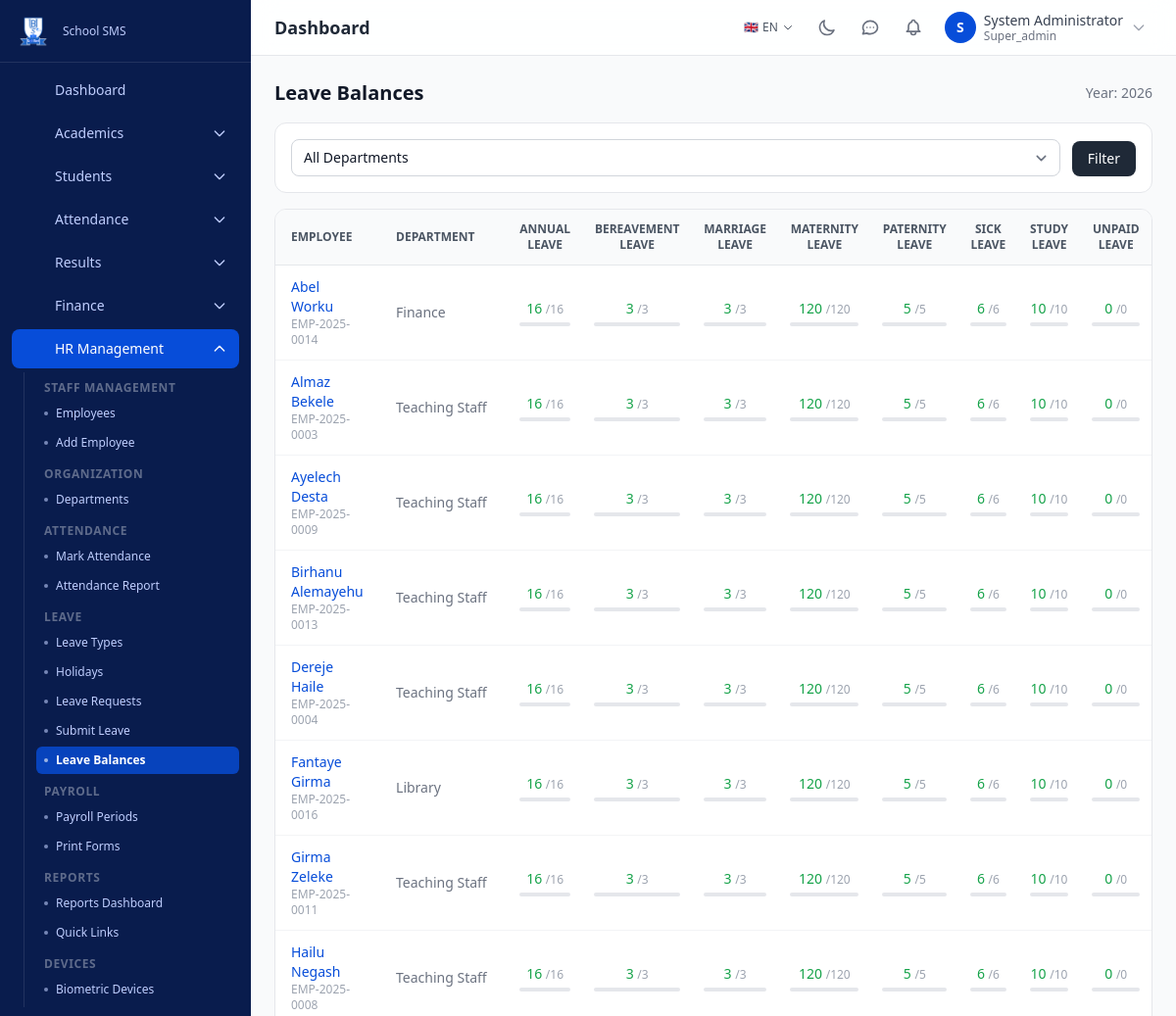
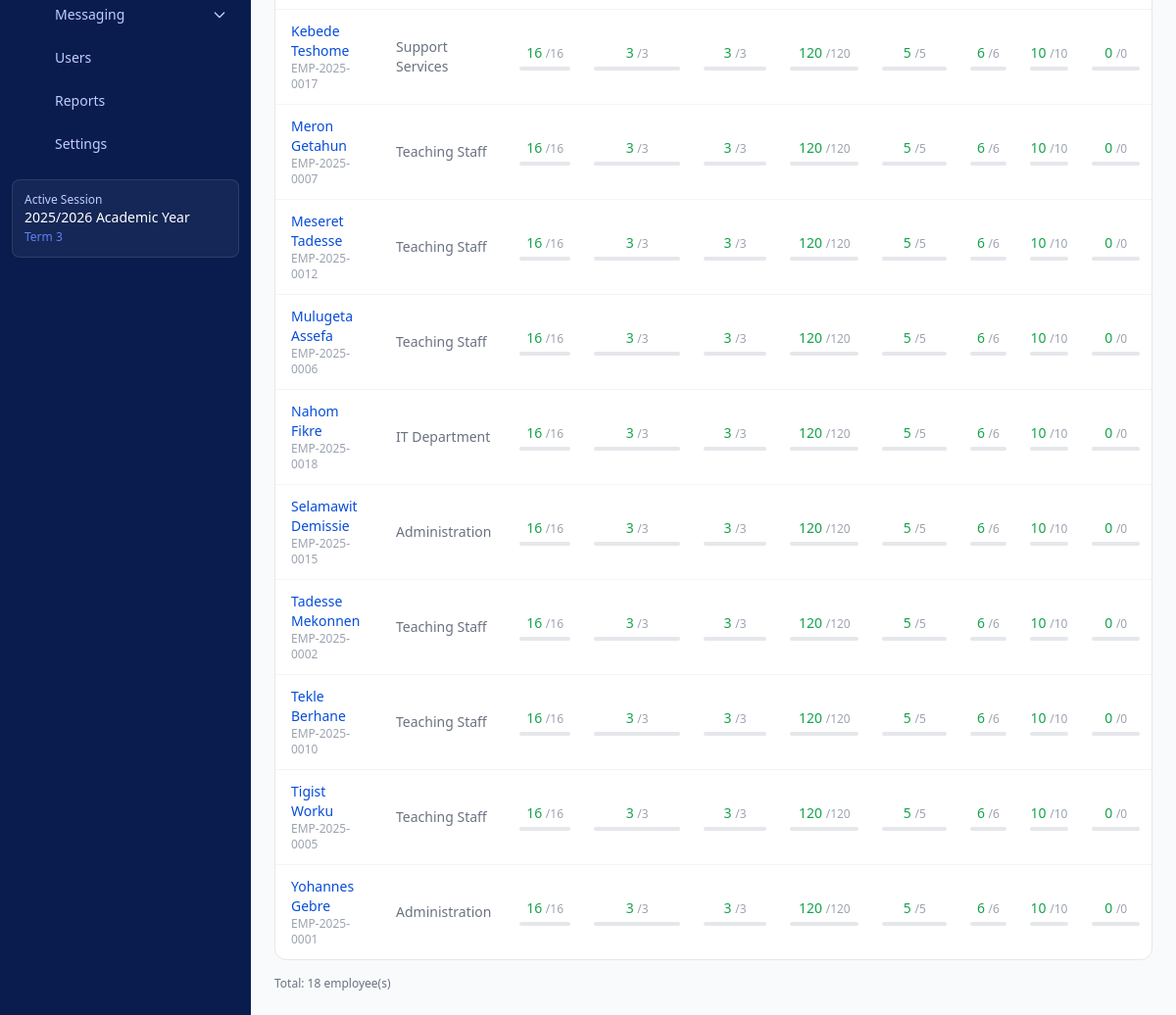
/hr/leave-balances (signed in), run on the app's committed database (2 pictures, top to bottom).
### tables this page shows
CREATE TABLE `academic_sessions` (
    `id` BIGINT UNSIGNED NOT NULL AUTO_INCREMENT,
    `name` VARCHAR(100) NOT NULL,
    `slug` VARCHAR(100) NOT NULL,
    `start_date` DATE NOT NULL,
    `end_date` DATE NOT NULL,
    `is_active` TINYINT(1) NOT NULL DEFAULT 0,
    `created_at` DATETIME NOT NULL DEFAULT CURRENT_TIMESTAMP,
    `updated_at` DATETIME NOT NULL DEFAULT CURRENT_TIMESTAMP ON UPDATE CURRENT_TIMESTAMP,
    PRIMARY KEY (`id`),
    UNIQUE KEY `uk_sessions_slug` (`slug`),
    INDEX `idx_sessions_active` (`is_active`)
);

CREATE TABLE `terms` (
    `id` BIGINT UNSIGNED NOT NULL AUTO_INCREMENT,
    `session_id` BIGINT UNSIGNED NOT NULL,
    `name` VARCHAR(100) NOT NULL,
    `slug` VARCHAR(100) NOT NULL,
    `start_date` DATE NOT NULL,
    `end_date` DATE NOT NULL,
    `is_active` TINYINT(1) NOT NULL DEFAULT 0,
    `sort_order` INT UNSIGNED NOT NULL DEFAULT 0,
    `created_at` DATETIME NOT NULL DEFAULT CURRENT_TIMESTAMP,
    `updated_at` DATETIME NOT NULL DEFAULT CURRENT_TIMESTAMP ON UPDATE CURRENT_TIMESTAMP,
    PRIMARY KEY (`id`),
    UNIQUE KEY `uk_terms_session_slug` (`session_id`, `slug`),
    INDEX `idx_terms_active` (`is_active`),
    CONSTRAINT `fk_terms_session` FOREIGN KEY (`session_id`) REFERENCES `academic_sessions`(`id`) ON DELETE CASCADE
);

CREATE TABLE `hr_leave_types` (
    `id` BIGINT UNSIGNED NOT NULL AUTO_INCREMENT,
    `name` VARCHAR(100) NOT NULL,
    `code` VARCHAR(20) NOT NULL,
    `days_allowed` INT UNSIGNED NOT NULL DEFAULT 0,
    `description` TEXT DEFAULT NULL,
    `status` ENUM('active','inactive') NOT NULL DEFAULT 'active',
    `created_at` DATETIME NOT NULL DEFAULT CURRENT_TIMESTAMP,
    `updated_at` DATETIME NOT NULL DEFAULT CURRENT_TIMESTAMP ON UPDATE CURRENT_TIMESTAMP,
    PRIMARY KEY (`id`),
    UNIQUE KEY `uk_hr_lt_code` (`code`),
    INDEX `idx_hr_lt_status` (`status`)
);

CREATE TABLE `hr_employees` (
    `id` BIGINT UNSIGNED NOT NULL AUTO_INCREMENT,
    `employee_id` VARCHAR(20) NOT NULL COMMENT 'Format: EMP-YYYY-XXXX',
    `first_name` VARCHAR(100) NOT NULL,
    `father_name` VARCHAR(100) NOT NULL,
    `grandfather_name` VARCHAR(100) NOT NULL,
    `first_name_am` VARCHAR(100) DEFAULT NULL COMMENT 'First name in Amharic',
    `father_name_am` VARCHAR(100) DEFAULT NULL COMMENT 'Father name in Amharic',
    `grandfather_name_am` VARCHAR(100) DEFAULT NULL COMMENT 'Grandfather name in Amharic',
    `gender` ENUM('male','female') NOT NULL,
    `date_of_birth_ec` VARCHAR(20) DEFAULT NULL COMMENT 'Ethiopian calendar DD/MM/YYYY',
    `date_of_birth_gregorian` DATE DEFAULT NULL,
    `phone` VARCHAR(20) DEFAULT NULL,
    `email` VARCHAR(255) DEFAULT NULL,
    `address` TEXT DEFAULT NULL,
    `emergency_contact_name` VARCHAR(200) DEFAULT NULL,
    `emergency_contact_phone` VARCHAR(20) DEFAULT NULL,
    `photo` VARCHAR(500) DEFAULT NULL,
    `department_id` BIGINT UNSIGNED DEFAULT NULL,
    `position` VARCHAR(100) DEFAULT NULL,
    `qualification` VARCHAR(50) DEFAULT NULL,
    `role` ENUM('teacher','admin','accountant','librarian','support_staff') NOT NULL DEFAULT 'support_staff',
    `employment_type` ENUM('permanent','full_time','contract','part_time','temporary') NOT NULL DEFAULT 'permanent',
    `start_date_ec` VARCHAR(20) DEFAULT NULL COMMENT 'Hire date Ethiopian calendar DD/MM/YYYY',
    `start_date_gregorian` DATE DEFAULT NULL,
    `end_date_ec` VARCHAR(20) DEFAULT NULL,
    `end_date_gregorian` DATE DEFAULT NULL,
    `basic_salary` DECIMAL(12,2) NOT NULL DEFAULT 0.00,
    `transport_allowance` DECIMAL(12,2) NOT NULL DEFAULT 0.00,
    `position_allowance` DECIMAL(12,2) NOT NULL DEFAULT 0.00,
    `other_allowance` DECIMAL(12,2) NOT NULL DEFAULT 0.00,
    `other_deductions` DECIMAL(12,2) NOT NULL DEFAULT 0.00,
    `status` ENUM('active','left','suspended') NOT NULL DEFAULT 'active',
    `tin_number` VARCHAR(30) DEFAULT NULL,
    `pension_number` VARCHAR(50) DEFAULT NULL,
    `national_id` VARCHAR(50) DEFAULT NULL,
    `bank_name` VARCHAR(100) DEFAULT NULL,
    `bank_account` VARCHAR(50) DEFAULT NULL,
    `biometric_id` VARCHAR(50) DEFAULT NULL COMMENT 'For biometric device mapping',
    `fingerprint_registered` TINYINT(1) NOT NULL DEFAULT 0,
    `user_id` BIGINT UNSIGNED DEFAULT NULL COMMENT 'Link to users table if employee has login',
    `created_at` DATETIME NOT NULL DEFAULT CURRENT_TIMESTAMP,
    `updated_at` DATETIME NOT NULL DEFAULT CURRENT_TIMESTAMP ON UPDATE CURRENT_TIMESTAMP,
    `created_by` BIGINT UNSIGNED DEFAULT NULL,
    `updated_by` BIGINT UNSIGNED DEFAULT NULL,
    `deleted_at` DATETIME DEFAULT NULL,
    PRIMARY KEY (`id`),
    UNIQUE KEY `uk_hr_emp_employee_id` (`employee_id`),
    UNIQUE KEY `uk_hr_emp_email` (`email`),
    UNIQUE KEY `uk_hr_emp_tin` (`tin_number`),
    INDEX `idx_hr_emp_department` (`department_id`),
    INDEX `idx_hr_emp_status` (`status`),
    INDEX `idx_hr_emp_role` (`role`),
    INDEX `idx_hr_emp_deleted` (`deleted_at`),
    INDEX `idx_hr_emp_user` (`user_id`),
    CONSTRAINT `fk_hr_emp_dept` FOREIGN KEY (`department_id`) REFERENCES `hr_departments`(`id`) ON DELETE SET NULL,
    CONSTRAINT `fk_hr_emp_creator` FOREIGN KEY (`created_by`) REFERENCES `users`(`id`) ON DELETE SET NULL,
    CONSTRAINT `fk_hr_emp_updater` FOREIGN KEY (`updated_by`) REFERENCES `users`(`id`) ON DELETE SET NULL,
    CONSTRAINT `fk_hr_emp_user` FOREIGN KEY (`user_id`) REFERENCES `users`(`id`) ON DELETE SET NULL
);

CREATE TABLE `hr_departments` (
    `id` BIGINT UNSIGNED NOT NULL AUTO_INCREMENT,
    `name` VARCHAR(100) NOT NULL,
    `code` VARCHAR(20) DEFAULT NULL,
    `head_of_department_id` BIGINT UNSIGNED DEFAULT NULL,
    `description` TEXT DEFAULT NULL,
    `status` ENUM('active','inactive') NOT NULL DEFAULT 'active',
    `created_at` DATETIME NOT NULL DEFAULT CURRENT_TIMESTAMP,
    `updated_at` DATETIME NOT NULL DEFAULT CURRENT_TIMESTAMP ON UPDATE CURRENT_TIMESTAMP,
    `created_by` BIGINT UNSIGNED DEFAULT NULL,
    `updated_by` BIGINT UNSIGNED DEFAULT NULL,
    `deleted_at` DATETIME DEFAULT NULL,
    PRIMARY KEY (`id`),
    UNIQUE KEY `uk_hr_dept_code` (`code`),
    INDEX `idx_hr_dept_status` (`status`),
    INDEX `idx_hr_dept_deleted` (`deleted_at`),
    CONSTRAINT `fk_hr_dept_creator` FOREIGN KEY (`created_by`) REFERENCES `users`(`id`) ON DELETE SET NULL,
    CONSTRAINT `fk_hr_dept_updater` FOREIGN KEY (`updated_by`) REFERENCES `users`(`id`) ON DELETE SET NULL
);

### modules/hr/views/leave_balances.php (the view, shortened to what the rows shown need)
<?php
$where  = ["e.deleted_at IS NULL", "e.status = 'active'"];
$params = [];
$whereStr = implode(' AND ', $where);
$employees = db_fetch_all(
    "SELECT e.id, e.employee_id, CONCAT(e.first_name, ' ', e.father_name) AS name,
            d.name AS department_name
     FROM hr_employees e
     LEFT JOIN hr_departments d ON e.department_id = d.id
     WHERE {$whereStr}
     ORDER BY e.first_name",
    $params
);
$leaveTypes = db_fetch_all("SELECT id, name, days_allowed FROM hr_leave_types WHERE status = 'active' ORDER BY name");
$usedMap = [];
?>
<div class="space-y-4">
    <div class="flex items-center justify-between">
        <h1 class="text-xl font-bold text-gray-900 dark:text-dark-text">Leave Balances</h1>
    </div>
    <div class="bg-white dark:bg-dark-card rounded-xl border border-gray-200 dark:border-dark-border overflow-hidden">
        <div class="overflow-x-auto">
            <table class="min-w-full divide-y divide-gray-200 dark:divide-dark-border text-sm">
                <thead class="bg-gray-50 dark:bg-dark-bg">
                    <tr>
                        <th class="px-4 py-3 text-left text-xs font-semibold text-gray-600 dark:text-dark-muted uppercase">Employee</th>
                        <th class="px-4 py-3 text-left text-xs font-semibold text-gray-600 dark:text-dark-muted uppercase">Department</th>
                        <?php foreach ($leaveTypes as $lt): ?>
                        <th class="px-3 py-3 text-center text-xs font-semibold text-gray-600 dark:text-dark-muted uppercase"><?= e($lt['name']) ?></th>
                        <?php endforeach; ?>
                    </tr>
                </thead>
                <tbody class="divide-y divide-gray-100 dark:divide-dark-border">
                    <?php if (empty($employees)): ?>
                    <tr><td colspan="<?= 2 + count($leaveTypes) ?>" class="px-4 py-8 text-center text-gray-400">No employees found.</td></tr>
                    <?php else: foreach ($employees as $emp): ?>
                    <tr class="hover:bg-gray-50 dark:hover:bg-dark-bg">
                        <td class="px-4 py-3">
                            <a href="<?= url('hr', 'employee-detail', $emp['id']) ?>" class="text-primary-600 hover:text-primary-800 font-medium"><?= e($emp['name']) ?></a>
                            <div class="text-xs text-gray-400"><?= e($emp['employee_id']) ?></div>
                        </td>
                        <td class="px-4 py-3 text-gray-500 dark:text-dark-muted"><?= e($emp['department_name'] ?? '—') ?></td>
                        <?php foreach ($leaveTypes as $lt):
                            $used = $usedMap[$emp['id']][$lt['id']] ?? 0;
                            $remaining = $lt['days_allowed'] - $used;
                            $pct = $lt['days_allowed'] > 0 ? min(100, ($used / $lt['days_allowed']) * 100) : 0;
                            $color = $pct >= 90 ? 'text-red-600' : ($pct >= 60 ? 'text-amber-600' : 'text-green-600');
                        ?>
                        <td class="px-3 py-3 text-center">
                            <span class="font-medium <?= $color ?>"><?= $remaining ?></span>
                            <span class="text-xs text-gray-400">/<?= $lt['days_allowed'] ?></span>
                            <div class="w-full bg-gray-200 rounded-full h-1 mt-1 dark:bg-dark-border">
                            </div>
                        </td>
                        <?php endforeach; ?>
                    </tr>
                    <?php endforeach; endif; ?>
                </tbody>
            </table>
        </div>
    </div>
</div>
<?php
require APP_ROOT . '/templates/layout.php';

### templates/partials/sidebar.php (shortened to what the rows shown need)
<aside id="sidebar" class="fixed inset-y-0 left-0 z-40 w-64 bg-sidebar-bg dark:bg-gray-950 sidebar-transition transform -translate-x-full lg:translate-x-0 overflow-y-auto no-print">
    <?php $activeSession = get_active_session(); ?>
    <?php if ($activeSession): ?>
    <div class="mx-3 mb-4 p-3 rounded-lg bg-white/5 border border-white/10">
        <p class="text-xs text-sidebar-text">Active Session</p>
        <p class="text-sm text-white font-medium"><?= e($activeSession['name']) ?></p>
        <?php $activeTerm = get_active_term(); if ($activeTerm): ?>
        <p class="text-xs text-primary-400 mt-0.5"><?= e($activeTerm['name']) ?></p>
        <?php endif; ?>
    </div>
    <?php endif; ?>
</aside>

### data on the page
academic_sessions: name "2025/2026 Academic Year"
terms: name "Term 3"
hr_leave_types: name "ANNUAL LEAVE", days_allowed "16"
hr_leave_types: name "BEREAVEMENT LEAVE", days_allowed "3"
hr_leave_types: name "MARRIAGE LEAVE", days_allowed "3"
hr_leave_types: name "MATERNITY LEAVE", days_allowed "120"
hr_leave_types: name "PATERNITY LEAVE", days_allowed "5"
hr_leave_types: name "SICK LEAVE", days_allowed "6"
hr_leave_types: name "STUDY LEAVE", days_allowed "10"
hr_leave_types: name "UNPAID LEAVE", days_allowed "0"
hr_employees: name "Abel Worku", employee "EMP-2025-0014", department.name "Finance"
hr_employees: name "Almaz Bekele", employee "EMP-2025-0003", department.name "Teaching Staff"
hr_employees: name "Ayelech Desta", employee "EMP-2025-0009", department.name "Teaching Staff"
hr_employees: name "Birhanu Alemayehu", employee "EMP-2025-0013", department.name "Teaching Staff"
hr_employees: name "Dereje Haile", employee "EMP-2025-0004", department.name "Teaching Staff"
hr_employees: name "Fantaye Girma", employee "EMP-2025-0016", department.name "Library"
hr_employees: name "Girma Zeleke", employee "EMP-2025-0011", department.name "Teaching Staff"
hr_employees: name "Hailu Negash", employee "EMP-2025-0008", department.name "Teaching Staff"
hr_employees: name "Kebede Teshome", employee "EMP-2025-0017", department.name "Support Services"
hr_employees: name "Meron Getahun", employee "EMP-2025-0007", department.name "Teaching Staff"
hr_employees: name "Meseret Tadesse", employee "EMP-2025-0012", department.name "Teaching Staff"
hr_employees: name "Mulugeta Assefa", employee "EMP-2025-0006", department.name "Teaching Staff"
hr_employees: name "Nahom Fikre", employee "EMP-2025-0018", department.name "IT Department"
hr_employees: name "Selamawit Demissie", employee "EMP-2025-0015", department.name "Administration"
hr_employees: name "Tadesse Mekonnen", employee "EMP-2025-0002", department.name "Teaching Staff"
hr_employees: name "Tekle Berhane", employee "EMP-2025-0010", department.name "Teaching Staff"
hr_employees: name "Tigist Worku", employee "EMP-2025-0005", department.name "Teaching Staff"
hr_employees: name "Yohannes Gebre", employee "EMP-2025-0001", department.name "Administration"

### other printed values
$item['label'] "Dashboard"
$item['label'] "Academics"
$item['label'] "Students"
$item['label'] "Attendance"
$item['label'] "Results"
$item['label'] "Finance"
$item['label'] "HR Management"
$groupLabel "STAFF MANAGEMENT"
$child['label'] "Employees"
$child['label'] "Add Employee"
$groupLabel "ORGANIZATION"
$child['label'] "Departments"
$groupLabel "ATTENDANCE"
$child['label'] "Mark Attendance"
$child['label'] "Attendance Report"
